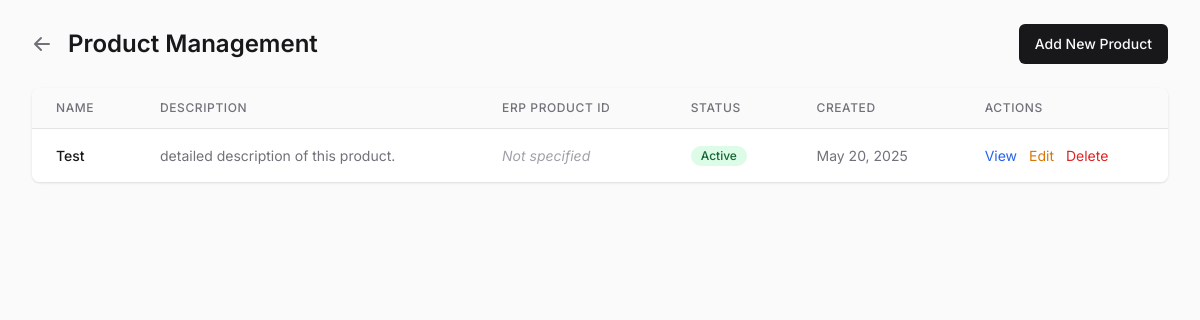
Page /scale/products/ (signed in) on the committed database.
### scale/models.py (models this page shows, shortened)
class Product(models.Model):
    erp_product_id = models.CharField(max_length=100, blank=True)
    name = models.CharField(max_length=100)
    description = models.TextField(blank=True)
    is_active = models.BooleanField(default=False)
    created_at = models.DateTimeField(auto_now_add=True)
    updated_at = models.DateTimeField(auto_now=True)

### scale/views.py (the view)
# urls.py: path('products/', views.product_list, name='product_list'),
@login_required
@user_passes_test(is_admin)
def product_list(request):
    products = Product.objects.all().order_by('name')
    return render(request, 'scale/product_list.html', {'products': products})

### users/views.py (called while the page is built)
def is_admin(user):
    return user.is_authenticated and user.role == 'admin' or user.is_superuser

### scale/templates/scale/product_list.html (shortened to what this page needs)
<!DOCTYPE html>
<html>
<head>
    <script src="https://cdn.tailwindcss.com"></script>
</head>
<body class="bg-zinc-50 min-h-screen">
    <div class="max-w-7xl mx-auto py-6 px-4 sm:px-6 lg:px-8">
        <div class="flex justify-between items-center mb-6">
            <div class="flex items-center">
                <a href="{% url 'scale:admin_dashboard' %}" class="mr-4 text-zinc-500 hover:text-zinc-700">
                    <svg xmlns="http://www.w3.org/2000/svg" class="h-5 w-5" viewBox="0 0 20 20" fill="currentColor">
                        <path fill-rule="evenodd" d="M9.707 16.707a1 1 0 01-1.414 0l-6-6a1 1 0 010-1.414l6-6a1 1 0 011.414 1.414L5.414 9H17a1 1 0 110 2H5.414l4.293 4.293a1 1 0 010 1.414z" clip-rule="evenodd" />
                    </svg>
                </a>
                <h1 class="text-2xl font-semibold text-zinc-900">Product Management</h1>
            </div>
            <a href="{% url 'scale:product_create' %}" class="inline-flex items-center justify-center whitespace-nowrap rounded-md text-sm font-medium bg-zinc-900 text-zinc-50 hover:bg-zinc-900/90 h-10 px-4 py-2">
                Add New Product
            </a>
        </div>
        <div class="bg-white shadow rounded-lg overflow-hidden">
            <div class="overflow-x-auto">
                <table class="min-w-full divide-y divide-zinc-200">
                    <thead class="bg-zinc-50">
                        <tr>
                            <th scope="col" class="px-6 py-3 text-left text-xs font-medium text-zinc-500 uppercase tracking-wider">Name</th>
                            <th scope="col" class="px-6 py-3 text-left text-xs font-medium text-zinc-500 uppercase tracking-wider">Description</th>
                            <th scope="col" class="px-6 py-3 text-left text-xs font-medium text-zinc-500 uppercase tracking-wider">ERP Product ID</th>
                            <th scope="col" class="px-6 py-3 text-left text-xs font-medium text-zinc-500 uppercase tracking-wider">Status</th>
                            <th scope="col" class="px-6 py-3 text-left text-xs font-medium text-zinc-500 uppercase tracking-wider">Created</th>
                            <th scope="col" class="px-6 py-3 text-left text-xs font-medium text-zinc-500 uppercase tracking-wider">Actions</th>
                        </tr>
                    </thead>
                    <tbody class="bg-white divide-y divide-zinc-200">
                        {% for product in products %}
                            <tr class="hover:bg-zinc-50">
                                <td class="px-6 py-4 whitespace-nowrap text-sm font-medium text-zinc-900">{{ product.name }}</td>
                                <td class="px-6 py-4 text-sm text-zinc-500">
                                    {% if product.description %}
                                        {{ product.description|truncatechars:50 }}
                                    {% else %}
                                        <span class="text-zinc-400 italic">No description</span>
                                    {% endif %}
                                </td>
                                <td class="px-6 py-4 whitespace-nowrap text-sm text-zinc-500">
                                    {% if product.erp_product_id %}
                                        {{ product.erp_product_id }}
                                    {% else %}
                                        <span class="text-zinc-400 italic">Not specified</span>
                                    {% endif %}
                                </td>
                                <td class="px-6 py-4 whitespace-nowrap text-sm text-zinc-500">
                                    <span class="inline-flex items-center px-2.5 py-0.5 rounded-full text-xs font-medium {% if product.is_active %}bg-green-100 text-green-800{% else %}bg-red-100 text-red-800{% endif %}">
                                        {{ product.is_active|yesno:"Active,Inactive" }}
                                    </span>
                                </td>
                                <td class="px-6 py-4 whitespace-nowrap text-sm text-zinc-500">
                                    {{ product.created_at|date:"M d, Y" }}
                                </td>
                                <td class="px-6 py-4 whitespace-nowrap text-sm text-zinc-500 space-x-2">
                                    <a href="{% url 'scale:product_detail' product.id %}" class="text-blue-600 hover:text-blue-900">View</a>
                                    <a href="{% url 'scale:product_edit' product.id %}" class="text-amber-600 hover:text-amber-900">Edit</a>
                                    <a href="{% url 'scale:product_delete' product.id %}" class="text-red-600 hover:text-red-900" onclick="return confirm('Are you sure you want to delete this product?')">Delete</a>
                                </td>
                            </tr>
                        {% empty %}
                            <tr>
                                <td colspan="6" class="px-6 py-4 text-center text-sm text-zinc-500">No products found.</td>
                            </tr>
                        {% endfor %}
                    </tbody>
                </table>
            </div>
        </div>
    </div>
</body>
</html>

### rows in the picture
Product: name "Test", description "detailed description of this product.", erp_product_id "Not specified", is_active "Active", created_at "May 20, 2025"
